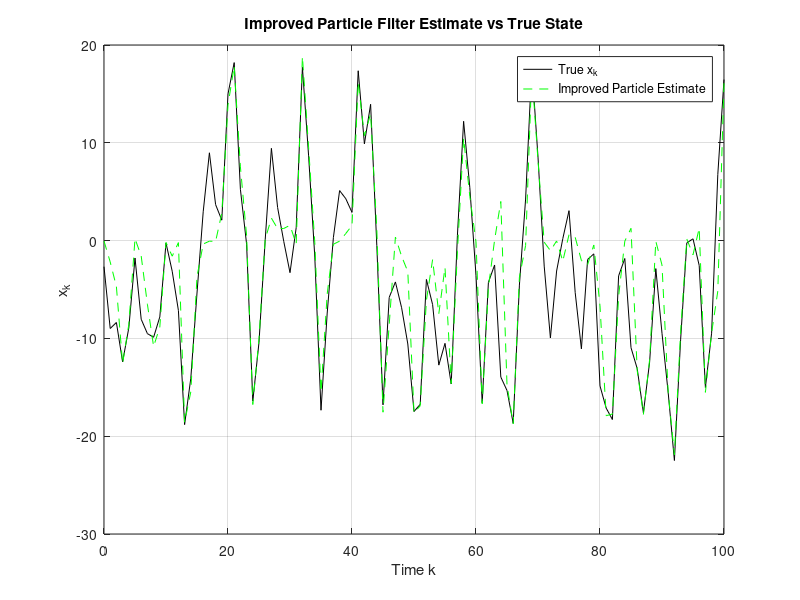

Write the MATLAB code that produced this figure. (Note: this script raises an error after producing the figure.)
%Regularized Particle Filter 
clear; clc;

% Parameters
rng(1);
K_max = 100;
Q = 10;
R = 1;
N_particles = 1000;

% Initialize true state and measurements
x_true = zeros(1, K_max + 1);
z = zeros(1, K_max + 1);
x_true(1) = randn;  % Initial state from N(0,1)

for k = 2:K_max + 1
    x_prev = x_true(k-1);
    v = sqrt(Q) * randn;
    x_true(k) = 0.5 * x_prev + (25 * x_prev) / (1 + x_prev^2) + 8 * cos(1.2 * (k-1)) + v;
end

for k = 1:K_max + 1
    n = sqrt(R) * randn;
    z(k) = (x_true(k)^2) / 20 + n;
end

% Initialize Particles
x_particles = randn(N_particles, 1);  % x0 ~ N(0,1)
w_particles = ones(N_particles, 1) / N_particles;

% Storage for estimated states
x_rpf = zeros(1, K_max + 1);
x_rpf(1) = sum(x_particles .* w_particles);

% Regularization bandwidth
h = 1.06 * std(x_particles) * N_particles^(-1/5);  % Silverman's rule

% === Main Particle Filtering Loop ===
for k = 2:K_max + 1
    % 1. Prediction Step
    for i = 1:N_particles
        x_prev = x_particles(i);
        process_noise = sqrt(Q) * randn;
        x_particles(i) = 0.5 * x_prev + (25 * x_prev) / (1 + x_prev^2) + 8 * cos(1.2 * (k-1)) + process_noise;
    end

    % 2. Weight Update Step
    for i = 1:N_particles
        z_expected = (x_particles(i)^2) / 20;
        w_particles(i) = normpdf(z(k), z_expected, sqrt(R));
    end

    % 3. Normalize Weights
    w_particles = w_particles / sum(w_particles);

    % 4. Resample with Regularization
    Neff = 1 / sum(w_particles.^2);
    if Neff < N_particles / 2
        indices = randsample(1:N_particles, N_particles, true, w_particles);
        x_particles = x_particles(indices);
        w_particles = ones(N_particles, 1) / N_particles;

        % Add jitter using Gaussian kernel (Regularization)
        x_particles = x_particles + h * randn(N_particles, 1);
    end

    % 5. Estimate State (weighted mean)
    x_rpf(k) = sum(x_particles .* w_particles);
end

% Plot Results
figure;
plot(0:K_max, x_true, 'k-', 'DisplayName', 'True x_k'); hold on;
plot(0:K_max, x_rpf, 'g--', 'DisplayName', 'Improved Particle Estimate');
xlabel('Time k'); ylabel('x_k');
legend; grid on;
title('Improved Particle Filter Estimate vs True State');

k_vals = (0:K_max)';
abs_error = abs(x_true - x_rpf);
pf_table = table(k_vals, x_true', x_rpf', abs_error', ...
    'VariableNames', {'k', 'x_true', 'x_pf_estimate', 'abs_error'});

disp('Improved Particle Filter Results:');
disp(pf_table(1:101, :));

save('\\filestore.((location))\RPF_output.mat', 'x_rpf');
